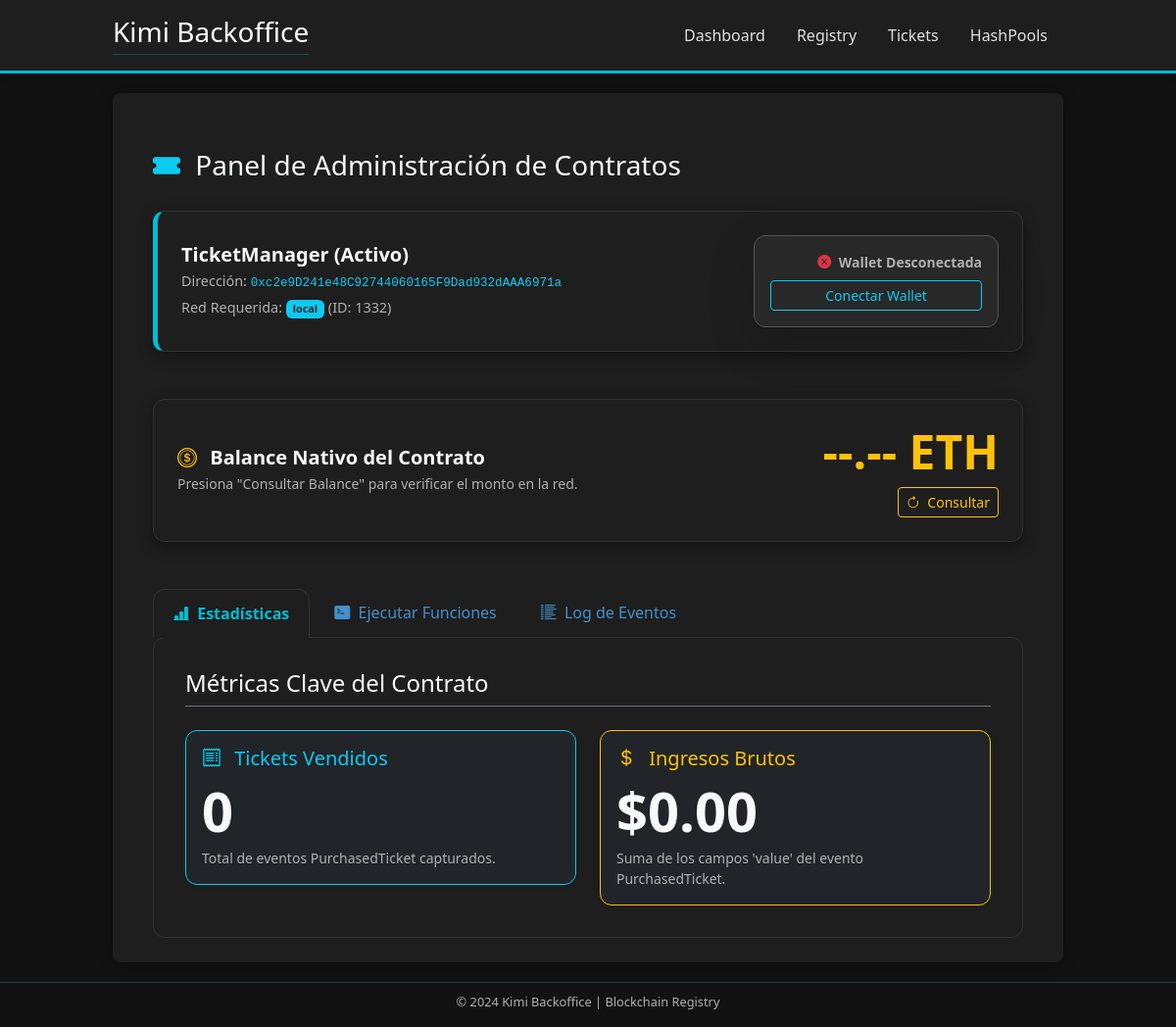
The page /tickets/ on the database its author committed.
### contractRegistry/models.py (models this page shows, shortened)
class DeployedContract(models.Model):
    contract_version = models.ForeignKey(ContractVersion, on_delete=models.PROTECT, related_name='deployments')
    network = models.ForeignKey(Network, on_delete=models.PROTECT, related_name='deployed_contracts')
    is_current = models.BooleanField(default=False)
    deployerAddress = models.ForeignKey(DeployerAddress, on_delete=models.PROTECT)
    base_contract = models.ForeignKey(BaseContract, on_delete=models.CASCADE, related_name='deployed_instances', editable=False, db_index=False)
    created_at = models.DateTimeField(auto_now_add=True)
    updated_at = models.DateTimeField(auto_now=True)
    params = models.JSONField(blank=True, null=True, help_text="Parámetros del constructor usados en el despliegue.")
    status = models.CharField(
        max_length=15,
        choices=DeploymentStatus.choices,
        default=DeploymentStatus.PENDING_SIGNATURE
    )
    transaction_hash = models.CharField(
        max_length=66,
        null=True,
        blank=True,
        unique=True
    )
    raw_tx_data = models.JSONField(
        null=True,
        blank=True,
        help_text="Datos de la transacción sin firmar, generados por web3.py."
    )
    address = models.CharField(max_length=42, null=True, blank=True)
    gas_used = models.BigIntegerField(null=True, blank=True)
    class Meta:
        constraints = [
            UniqueConstraint(
                fields=['address', 'network'],
                name='unique_address_per_network'
            ),
            UniqueConstraint(
                fields=['network', 'base_contract'],
                condition=Q(is_current=True),
                name='unique_deployment_per_base_contract_per_network'
            )
        ]

class BaseContract(models.Model):
    name = models.CharField(max_length=100, unique=True)
    descripcion = models.TextField(blank=True, help_text="Descripción opcional del contrato base.")
    created_at = models.DateTimeField(auto_now_add=True)

class Network(models.Model):
    name = models.CharField(max_length=100, unique=True)
    rpc_url = models.URLField()
    wss_url = models.URLField(blank=True, null=True)
    chain_id = models.PositiveIntegerField(unique=True)

### tickets/views.py (the view)
# urls.py: path('', views.ticketDashboard, name='index'),
def ticketDashboard(request):
    try:
        current_contract = DeployedContract.objects.filter(base_contract__name='TicketManager', is_current = True).latest('updated_at')
    except DeployedContract.DoesNotExist:
        context = {
            'error_message': 'No se encontró un contrato "TicketManager" activo y vigente. Por favor, despliega uno.'
        }
        return render(request, 'tickets/dashboard.html', context)
    recent_events = GlobalEventLog.objects.filter(
        deployed_contract=current_contract
    ).order_by('-timestamp')[:10]
    contract_abi = current_contract.contract_version.abi
    total_ingresos = GlobalEventLog.objects.filter(
        deployed_contract=current_contract,
        event_name='PurchasedTicket' # Usamos el evento específico de compra
    ).aggregate(
        total_amount=Sum('event_data__value')
    )['total_amount'] or 0
    total_tickets_comprados = GlobalEventLog.objects.filter(
        deployed_contract=current_contract,
        event_name='PurchasedTicket'
    ).count()
    stats = {
        'total_tickets_vendidos': total_tickets_comprados,
        'ingresos_brutos': total_ingresos,
    }
    context = {
        'contract': current_contract,
        'recent_events': recent_events,
        'abi': contract_abi,
        'stats': stats,
    }
    return render(request, 'tickets/dashboard.html', context)

### templates/tickets/dashboard.html (shortened to what this page needs)
{% extends "base.html" %}
{% load static %}
{% block content %}
<div class="centered-container mx-auto dashboard-content">
    <div class="d-flex justify-content-between align-items-center mb-4">
        <h2 class="h3 text-light mb-0" style="border-bottom: none !important;">
            <i class="bi bi-ticket-fill me-2 text-info"></i> Panel de Administración de Contratos
        </h2>
    </div>
    {% if error_message %}
        <div class="base-card p-4 text-center mt-4 border border-danger">
            <i class="bi bi-exclamation-triangle-fill text-danger" style="font-size: 3rem;"></i>
            <h4 class="text-danger mt-3">Error de Contrato Activo</h4>
            <p class="text-dim mb-0">
                {{ error_message }}
            </p>
        </div>
    {% else %}
        <div class="base-card contract-info-card mb-5 d-flex flex-column flex-md-row justify-content-between align-items-md-center">
            <div class="mb-3 mb-md-0">
                <h5 class="fw-bold text-light mb-1">{{ contract.base_contract.name }} (Activo)</h5>
                <p class="text-dim mb-1" style="font-size: 0.9rem;">
                    Dirección: <code class="text-info">{{ contract.address }}</code>
                </p>
                <p class="text-dim mb-0" style="font-size: 0.9rem;">
                    Red Requerida: <span class="badge bg-info text-dark fw-bold" id="required-network-name">{{ contract.network.name }}</span> (ID: {{ contract.network.chain_id }})
                </p>
            </div>
            <div id="metamask-status-card" class="base-card p-3 shadow-lg border-secondary" style="min-width: 250px;">
                <p class="mb-2 small fw-bold text-dim" id="metamask-status-text">
                    <i class="bi bi-x-circle-fill text-danger me-1"></i> Wallet Desconectada
                </p>
                <button id="connect-metamask-btn" class="btn btn-sm btn-outline-info w-100" onclick="AdminDashboard.connectWallet()">
                    Conectar Wallet
                </button>
            </div>
        </div>
        <div class="row mb-5">
            <div class="col-12">
                <div id="contractBalanceCard" class="base-card p-4 d-flex flex-column flex-md-row justify-content-between align-items-center">
                    <div class="mb-3 mb-md-0">
                        <h5 class="fw-bold text-light mb-1"><i class="bi bi-coin me-2 text-warning"></i> Balance Nativo del Contrato</h5>
                        <p id="balanceStatus" class="text-dim small mb-0">Presiona "Consultar Balance" para verificar el monto en la red.</p>
                    </div>
                    <div class="text-center text-md-end">
                        <p id="contractBalanceDisplay" class="display-5 fw-bolder text-warning mb-2">
                            --.-- ETH
                        </p>
                        <button id="refreshBalanceBtn" class="btn btn-sm btn-outline-warning">
                            <i class="bi bi-arrow-clockwise me-1"></i> Consultar
                        </button>
                    </div>
                </div>
            </div>
        </div>
        <ul class="nav nav-tabs" id="ticketTabs" role="tablist">
            <li class="nav-item" role="presentation">
                <button class="nav-link active" id="stats-tab" data-bs-toggle="tab" data-bs-target="#stats" type="button" role="tab" aria-controls="stats" aria-selected="true">
                    <i class="bi bi-bar-chart-line-fill me-1"></i> Estadísticas
                </button>
            </li>
            <li class="nav-item" role="presentation">
                <button class="nav-link" id="execute-tab" data-bs-toggle="tab" data-bs-target="#execute" type="button" role="tab" aria-controls="execute" aria-selected="false">
                    <i class="bi bi-terminal-fill me-1"></i> Ejecutar Funciones
                </button>
            </li>
            <li class="nav-item" role="presentation">
                <button class="nav-link" id="events-tab" data-bs-toggle="tab" data-bs-target="#events" type="button" role="tab" aria-controls="events" aria-selected="false">
                    <i class="bi bi-list-columns-reverse me-1"></i> Log de Eventos
                </button>
            </li>
        </ul>
        <div class="tab-content base-card" id="ticketTabsContent">
            <div class="tab-pane fade show active" id="stats" role="tabpanel" aria-labelledby="stats-tab">
                <h4 class="text-light mb-4 border-bottom border-secondary pb-2">Métricas Clave del Contrato</h4>
                <div class="row g-4">
                    <div class="col-md-6">
                        <div class="card bg-dark text-light border-info base-card shadow-sm">
                            <div class="card-body">
                                <h5 class="card-title text-info"><i class="bi bi-receipt me-2"></i> Tickets Vendidos</h5>
                                <p class="card-text display-4 fw-bold mb-1">{{ stats.total_tickets_vendidos|default:0 }}</p>
                                <p class="card-text text-dim small">Total de eventos PurchasedTicket capturados.</p>
                            </div>
                        </div>
                    </div>
                    <div class="col-md-6">
                        <div class="card bg-dark text-light border-warning base-card shadow-sm">
                            <div class="card-body">
                                <h5 class="card-title text-warning"><i class="bi bi-currency-dollar me-2"></i> Ingresos Brutos</h5>
                                <p class="card-text display-4 fw-bold mb-1">${{ stats.ingresos_brutos|default:0|floatformat:2 }}</p>
                                <p class="card-text text-dim small">Suma de los campos 'value' del evento PurchasedTicket.</p>
                            </div>
                        </div>
                    </div>
                </div>
            </div>
        </div>
    {% endif %}
</div>
{% endblock %}

### templates/base.html (style rules this page uses)
:root { --base-bg: #121212; --card-bg: #1e1e1e; --accent: #00bcd4; --success: #4caf50; --text-light: #e0e0e0; --text-dim: #a0a0a0; }
body { background-color: var(--base-bg); color: var(--text-light); font-family: 'Segoe UI', Tahoma, Geneva, Verdana, sans-serif; margin: 0; padding: 0; }
.centered-container { max-width: 1000px; padding: 0 15px; }
h1, h2, h3 { color: var(--accent); border-bottom: 1px solid rgba(0, 188, 212, 0.3); padding-bottom: 5px; margin-bottom: 20px; }
.nav-tabs .nav-link:not(.active) { color: #4390cbff !important; transition: color 0.2s; }

### templates/tickets/dashboard.html (style rules this page uses)
:root { --primary-dark: #121212; --card-dark: #1e1e1e; --accent-color: #00bcd4; --text-dim: #b0b0b0; }
body { background-color: var(--primary-dark) !important; color: #ffffff; }
.dashboard-content { max-width: 1000px; min-height: 80vh; margin-top: 2rem; padding: 0 1rem; }
.base-card { background-color: var(--card-dark); border: 1px solid #333; border-radius: 0.75rem; box-shadow: 0 4px 15px rgba(0, 0, 0, 0.4); }
.text-dim { color: var(--text-dim) !important; }
.contract-info-card { border-left: 5px solid var(--accent-color); padding: 1.5rem; transition: transform 0.2s ease; }
#metamask-status-card { border-color: #555 !important; background-color: #282828 !important; min-width: 250px; text-align: right; }
#connect-metamask-btn { transition: all 0.2s; }
.nav-tabs { border-bottom: none; }
.nav-tabs .nav-link { color: var(--text-dim); border: none; border-radius: 0.75rem 0.75rem 0 0; margin-right: 5px; padding: 0.75rem 1.25rem; transition: all 0.3s; }
.nav-tabs .nav-link.active { background-color: var(--card-dark); color: var(--accent-color) !important; font-weight: bold; border: 1px solid #333; border-bottom-color: var(--card-dark) !important; }
.tab-content { background-color: var(--card-dark) !important; border: 1px solid #333; border-top-left-radius: 0; border-radius: 0.75rem; padding: 2rem !important; box-shadow: none; }

### rows shown on the page
DeployedContract: base_contract.name "TicketManager", address "0xc2e9D241e48C92744060165F9Dad932dAAA6971a", network.name "local", network.chain_id "1332"

### other values the page prints
{{ stats.total_tickets_vendidos|default:0 }} "0"
{{ stats.ingresos_brutos|default:0|floatformat:2 }} "0.00"
{{ year|default:'2024' }} "2024"
